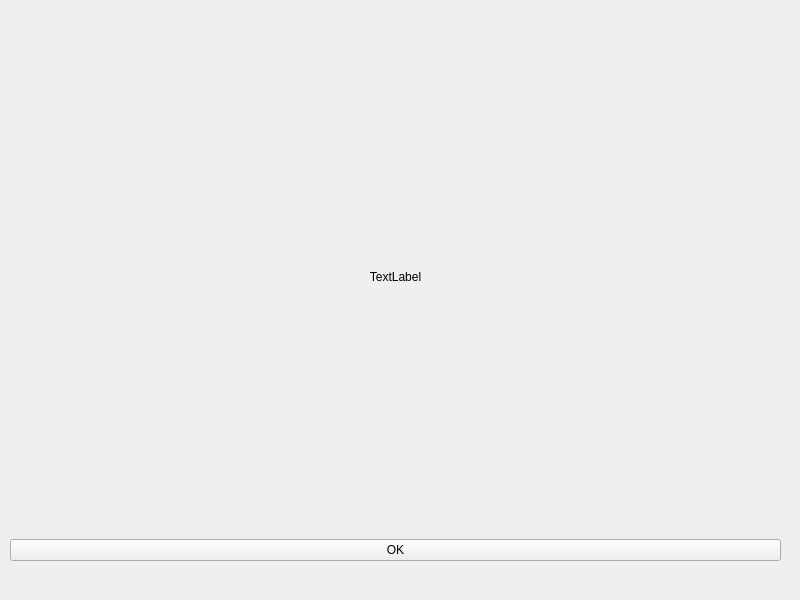
<?xml version="1.0" encoding="UTF-8"?>
<ui version="4.0">
 <class>pilot_with_already_open_request</class>
 <widget class="QWidget" name="pilot_with_already_open_request">
  <property name="geometry">
   <rect>
    <x>0</x>
    <y>0</y>
    <width>800</width>
    <height>600</height>
   </rect>
  </property>
  <property name="windowTitle">
   <string>Form</string>
  </property>
  <widget class="QWidget" name="verticalLayoutWidget">
   <property name="geometry">
    <rect>
     <x>10</x>
     <y>20</y>
     <width>771</width>
     <height>541</height>
    </rect>
   </property>
   <layout class="QVBoxLayout" name="verticalLayout">
    <item>
     <widget class="QLabel" name="label">
      <property name="text">
       <string>TextLabel</string>
      </property>
      <property name="alignment">
       <set>Qt::AlignmentFlag::AlignCenter</set>
      </property>
     </widget>
    </item>
    <item>
     <layout class="QHBoxLayout" name="horizontalLayout">
      <item>
       <widget class="QPushButton" name="OK">
        <property name="text">
         <string>OK</string>
        </property>
       </widget>
      </item>
     </layout>
    </item>
   </layout>
  </widget>
 </widget>
 <resources/>
 <connections/>
</ui>
